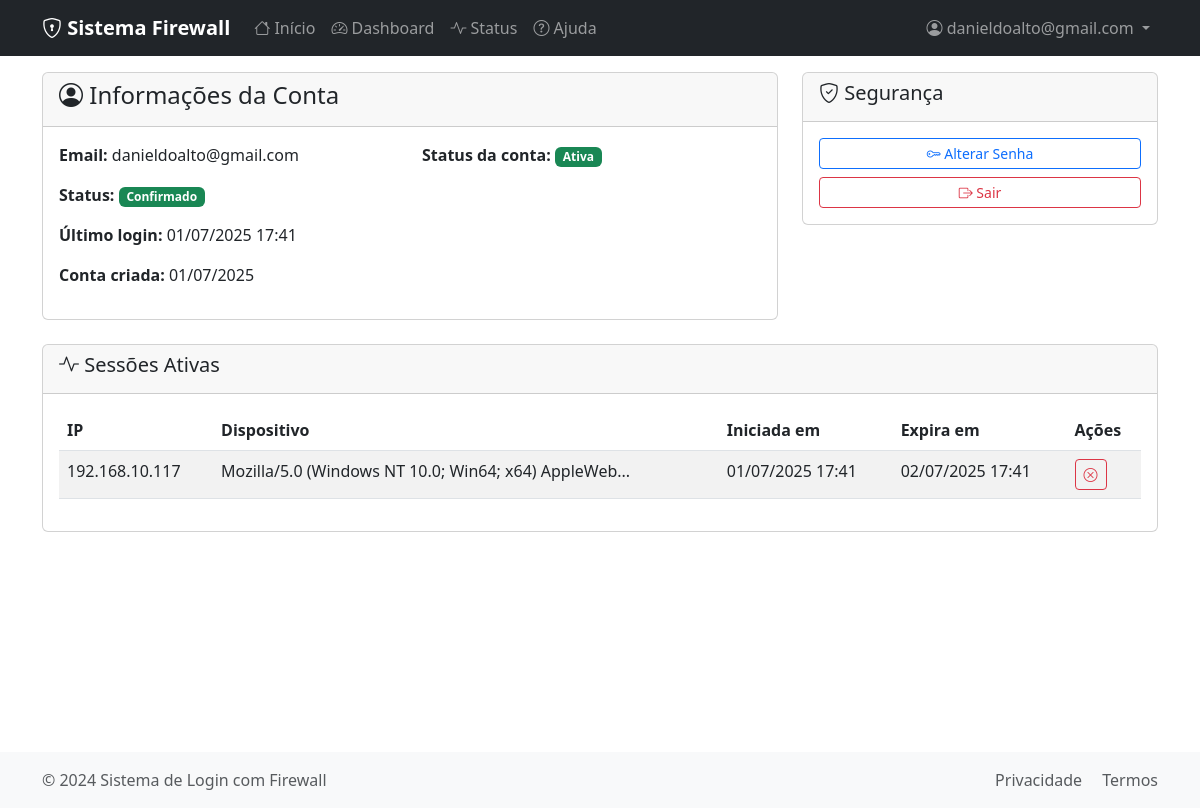
Page /auth/account (signed in) on the committed database.
### app/models.py (models this page shows, shortened)
class User(db.Model):
    __tablename__ = 'users'
    id = db.Column(db.Integer, primary_key=True)
    email = db.Column(db.String(120), unique=True, nullable=False, index=True)
    password_hash = db.Column(db.String(255), nullable=False)
    full_name = db.Column(db.String(100), nullable=True)
    role = db.Column(db.String(20), default='user', nullable=False)  # 'admin' ou 'user'
    confirmed = db.Column(db.Boolean, default=False, nullable=False)
    confirmation_token = db.Column(db.String(255), unique=True)
    confirmation_sent_at = db.Column(db.DateTime)
    created_at = db.Column(db.DateTime, default=datetime.utcnow)
    last_login = db.Column(db.DateTime)
    is_active = db.Column(db.Boolean, default=True, nullable=False)
    failed_login_attempts = db.Column(db.Integer, default=0)
    locked_until = db.Column(db.DateTime)
    status = db.Column(db.String(20), default='pending', nullable=False)  # pending, approved, rejected, inactive, blocked
    sessions = db.relationship('UserSession', backref='user', lazy='dynamic', cascade='all, delete-orphan')
    def is_locked(self):
        if not self.locked_until:
            return False
        return datetime.utcnow() < self.locked_until

class UserSession(db.Model):
    __tablename__ = 'user_sessions'
    id = db.Column(db.Integer, primary_key=True)
    user_id = db.Column(db.Integer, db.ForeignKey('users.id'), nullable=False)
    ip_address = db.Column(db.String(45), nullable=False, index=True)  # IPv4 e IPv6
    user_agent = db.Column(db.Text)
    session_token = db.Column(db.String(255), unique=True, nullable=False)
    created_at = db.Column(db.DateTime, default=datetime.utcnow)
    expires_at = db.Column(db.DateTime, nullable=False)
    is_active = db.Column(db.Boolean, default=True, nullable=False)
    ended_at = db.Column(db.DateTime)

### app/routes/auth.py (the view)
@bp.route('/account')
def account():
    if 'user_id' not in session:
        flash('Você precisa fazer login para acessar esta página.', 'warning')
        return redirect(url_for('auth.login'))
    user = User.query.get(session['user_id'])
    if not user:
        session.clear()
        flash('Sessão inválida. Faça login novamente.', 'error')
        return redirect(url_for('auth.login'))
    user_sessions = UserSession.query.filter_by(
        user_id=user.id
    ).order_by(UserSession.created_at.desc()).limit(20).all()
    return render_template('auth/account.html', user=user, user_sessions=user_sessions)

### app/models.py (called while the page is built)
    @classmethod
    def log(cls, level, message, module, user_id=None, ip_address=None):
        log_entry = cls(
            level=level,
            message=message,
            module=module,
            user_id=user_id,
            ip_address=ip_address
        )
        db.session.add(log_entry)
        db.session.commit()
        return log_entry

### app/routes/main.py (called while the page is built, shortened)
@bp.before_app_request
def before_request():
    if request.endpoint and not request.endpoint.startswith('static'):
        SystemLog.log(
            level='DEBUG',
            message=f'Requisição: {request.method} {request.path}',
            module='request',
            user_id=session.get('user_id'),
            ip_address=request.remote_addr
        )

### templates/auth/account.html (shortened to what this page needs)
{% extends "base.html" %}
{% block content %}
<div class="row">
    <div class="col-md-8">
        <div class="card">
            <div class="card-header">
                <h4><i class="bi bi-person-circle"></i> Informações da Conta</h4>
            </div>
            <div class="card-body">
                <div class="row">
                    <div class="col-md-6">
                        <p><strong>Email:</strong> {{ user.email }}</p>
                        <p><strong>Status:</strong>
                            {% if user.confirmed %}
                                <span class="badge bg-success">Confirmado</span>
                            {% else %}
                                <span class="badge bg-warning">Pendente</span>
                            {% endif %}
                        </p>
                        <p><strong>Último login:</strong>
                            {% if user.last_login %}
                                {{ user.last_login.strftime('%d/%m/%Y %H:%M') }}
                            {% else %}
                                Nunca
                            {% endif %}
                        </p>
                        <p><strong>Conta criada:</strong> {{ user.created_at.strftime('%d/%m/%Y') }}</p>
                    </div>
                    <div class="col-md-6">
                        <p><strong>Status da conta:</strong>
                            {% if user.is_active %}
                                <span class="badge bg-success">Ativa</span>
                            {% else %}
                                <span class="badge bg-danger">Inativa</span>
                            {% endif %}
                        </p>
                    </div>
                </div>
            </div>
        </div>
    </div>
    <div class="col-md-4">
        <div class="card">
            <div class="card-header">
                <h5><i class="bi bi-shield-check"></i> Segurança</h5>
            </div>
            <div class="card-body">
                <a href="#" class="btn btn-outline-primary btn-sm w-100 mb-2">
                    <i class="bi bi-key"></i> Alterar Senha
                </a>
                <a href="{{ url_for('auth.logout') }}" class="btn btn-outline-danger btn-sm w-100">
                    <i class="bi bi-box-arrow-right"></i> Sair
                </a>
            </div>
        </div>
    </div>
</div>
<div class="row mt-4">
    <div class="col-12">
        <div class="card">
            <div class="card-header">
                <h5><i class="bi bi-activity"></i> Sessões Ativas</h5>
            </div>
            <div class="card-body">
                {% if user.sessions.filter_by(is_active=True).count() > 0 %}
                    <div class="table-responsive">
                        <table class="table table-striped">
                            <thead>
                                <tr>
                                    <th>IP</th>
                                    <th>Dispositivo</th>
                                    <th>Iniciada em</th>
                                    <th>Expira em</th>
                                    <th>Ações</th>
                                </tr>
                            </thead>
                            <tbody>
                                {% for session in user.sessions.filter_by(is_active=True).all() %}
                                <tr>
                                    <td>{{ session.ip_address }}</td>
                                    <td>{{ session.user_agent[:50] }}...</td>
                                    <td>{{ session.created_at.strftime('%d/%m/%Y %H:%M') }}</td>
                                    <td>{{ session.expires_at.strftime('%d/%m/%Y %H:%M') }}</td>
                                    <td>
                                        <a href="{{ url_for('auth.end_session', session_id=session.id) }}"
                                           class="btn btn-sm btn-outline-danger"
                                           onclick="return confirm('Encerrar esta sessão?')">
                                            <i class="bi bi-x-circle"></i>
                                        </a>
                                    </td>
                                </tr>
                                {% endfor %}
                            </tbody>
                        </table>
                    </div>
                {% else %}
                    <p class="text-muted text-center">Nenhuma sessão ativa.</p>
                {% endif %}
            </div>
        </div>
    </div>
</div>
{% endblock %}

### templates/base.html (shortened to what this page needs)
<!DOCTYPE html>
<html lang="pt-BR">
<head>
    <link href="https://cdn.jsdelivr.net/npm/bootstrap@5.3.0/dist/css/bootstrap.min.css" rel="stylesheet">
    <link href="https://cdn.jsdelivr.net/npm/bootstrap-icons@1.10.0/font/bootstrap-icons.css" rel="stylesheet">
</head>
<body class="d-flex flex-column min-vh-100">
    <nav class="navbar navbar-expand-lg navbar-dark bg-dark">
        <div class="container">
            <a class="navbar-brand" href="{{ url_for('main.index') }}">
                <i class="bi bi-shield-lock"></i> Sistema Firewall
            </a>
            <div class="collapse navbar-collapse" id="navbarNav">
                <ul class="navbar-nav me-auto">
                    <li class="nav-item">
                        <a class="nav-link" href="{{ url_for('main.index') }}">
                            <i class="bi bi-house"></i> Início
                        </a>
                    </li>
                    {% if session.user_id %}
                    <li class="nav-item">
                        <a class="nav-link" href="{{ url_for('main.dashboard') }}">
                            <i class="bi bi-speedometer2"></i> Dashboard
                        </a>
                    </li>
                    {% endif %}
                    <li class="nav-item">
                        <a class="nav-link" href="{{ url_for('main.status') }}">
                            <i class="bi bi-activity"></i> Status
                        </a>
                    </li>
                    <li class="nav-item">
                        <a class="nav-link" href="{{ url_for('main.help') }}">
                            <i class="bi bi-question-circle"></i> Ajuda
                        </a>
                    </li>
                </ul>
                <ul class="navbar-nav">
                    {% if session.user_id %}
                    <li class="nav-item dropdown">
                        <a class="nav-link dropdown-toggle" href="#" role="button" data-bs-toggle="dropdown">
                            <i class="bi bi-person-circle"></i> {{ session.user_email }}
                        </a>
                    </li>
                    {% endif %}
                </ul>
            </div>
        </div>
    </nav>
    <main class="container main-container">
        {% block content %}{% endblock %}
    </main>
    <footer class="footer mt-auto py-3">
        <div class="container">
            <div class="row">
                <div class="col-md-6">
                    <span class="text-muted">&copy; 2024 Sistema de Login com Firewall</span>
                </div>
                <div class="col-md-6 text-end">
                    <a href="{{ url_for('main.privacy') }}" class="text-muted text-decoration-none me-3">Privacidade</a>
                    <a href="{{ url_for('main.terms') }}" class="text-muted text-decoration-none">Termos</a>
                </div>
            </div>
        </div>
    </footer>
</body>
</html>

### templates/base.html (style rules this page uses)
.navbar-brand { font-weight: bold; }
.footer { background-color: #f8f9fa; margin-top: auto; }
.main-container { min-height: calc(100vh - 120px); }

### rows in the picture
User: user_email "danieldoalto@gmail.com", email "danieldoalto@gmail.com", last_login "01/07/2025 17:41", created_at "01/07/2025"
UserSession: ip_address "192.168.10.117", user_agent "Mozilla/5.0 (Windows NT 10.0; Win64; x64) AppleWeb", created_at "01/07/2025 17:41", expires_at "02/07/2025 17:41"
